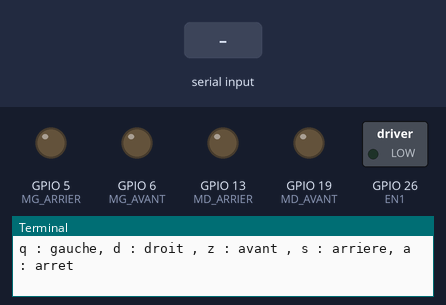
This program was run on a simulated Raspberry Pi (BCM pin numbers). Shown: switched loads named in the program (green lamp = pin HIGH), output pins drawn as LEDs (lit = HIGH), the last lines printed to the terminal. The test bench sets the inputs (shaded band).

Above: at 1.2 s.
1.3 s: "q" typed at the terminal, then Enter
At 1.6 s:
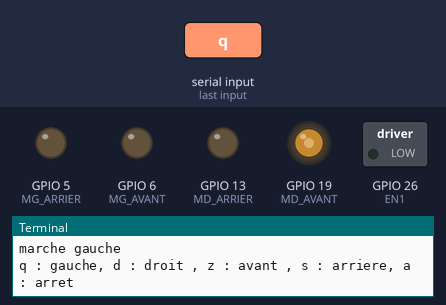
2.8 s: "d" typed at the terminal, then Enter
At 4.0 s:
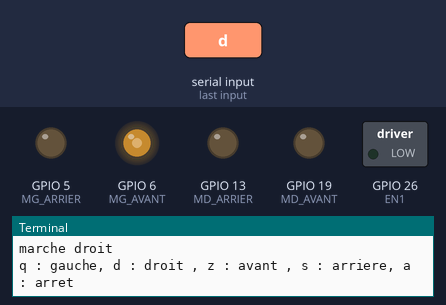
4.3 s: "z" typed at the terminal, then Enter
At 5.1 s:
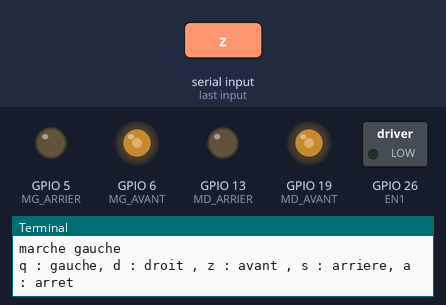
5.8 s: "s" typed at the terminal, then Enter
At 6.2 s:
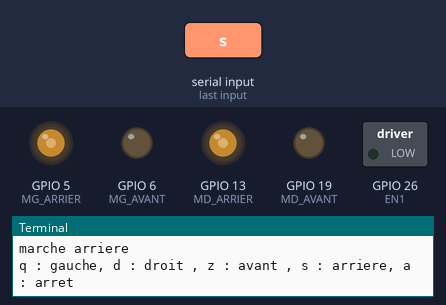
Timing chart, 0 to 8.3 s (numbered marks = the images above; inputs shaded):
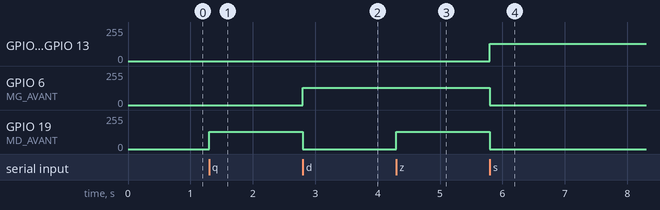

The program:

moteur.py
```python
import RPi.GPIO as GPIO
from time import sleep

EN1 = 26
MD_AVANT = 19
MD_ARRIER = 13

MG_AVANT = 6
MG_ARRIER = 5

Motors = [[EN1, MD_AVANT, MD_ARRIER], [EN1, MG_AVANT, MG_ARRIER]]

GPIO.setmode(GPIO.BCM)
GPIO.setwarnings(False)

GPIO.setup(EN1, GPIO.OUT)
GPIO.setup(MD_AVANT, GPIO.OUT)
GPIO.setup(MD_ARRIER, GPIO.OUT)

GPIO.setup(MG_AVANT, GPIO.OUT)
GPIO.setup(MG_ARRIER, GPIO.OUT)

MDV1 = GPIO.PWM(MD_AVANT, 50)
MDV2 = GPIO.PWM(MD_ARRIER, 50)
MGV1 = GPIO.PWM(MG_AVANT, 50)
MGV2 = GPIO.PWM(MG_ARRIER, 50)


def gauche() :
    MDV1.start(50)
    MDV2.stop()
    MGV1.stop()
    MGV2.stop()
    print("marche gauche")

def avant() :
    MDV1.start(50)
    MDV2.stop()
    MGV1.start(50)
    MGV2.stop()
    print("marche gauche")

def droit() :
    MDV1.stop()
    MDV2.stop()
    MGV1.start(50)
    MGV2.stop()
    print("marche droit")

def arriere() :
    MDV1.stop()
    MDV2.start(50)
    MGV1.stop()
    MGV2.start(50)
    print("marche arriere")

def stop() :
    MDV1.stop()
    MDV2.stop()
    MGV1.stop()
    MGV2.stop()
    print("Moteurs arretes.")

while True :
    try:
        a = input("q : gauche, d : droit , z : avant , s : arriere, a : arret")
        if a == "q":
            gauche()
        if a == "d":
            droit()
        if a == "z":
            avant()
        if a == "s":
            arriere()
        if a == "a":
            stop()
    except Exception as error:
        stop()
        GPIO.cleanup()
        raise error
```

Measured:
- after the input at 1.3 s, GPIO 19 (MD_AVANT): 0/255 → 128/255 at once
- after the input at 2.8 s, GPIO 6 (MG_AVANT): 0/255 → 128/255 at once; GPIO 19 (MD_AVANT): 128/255 → 0/255 at once
- after the input at 4.3 s, GPIO 19 (MD_AVANT): 0/255 → 128/255 at once
- after the input at 5.8 s, GPIO 5 (MG_ARRIER), GPIO 13 (MD_ARRIER): 0/255 → 128/255 at once; GPIO 6 (MG_AVANT), GPIO 19 (MD_AVANT): 128/255 → 0/255 at once
